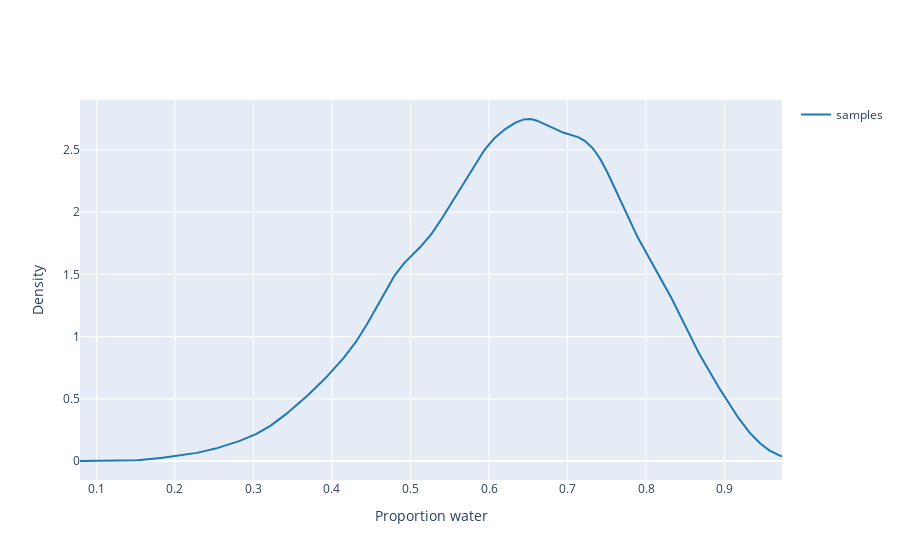

Source (notebook cell):
### Markdown cell above
#### 3.5

### Code cell
fig_sampled = ff.create_distplot(
    [samples],
    ["samples"],
    show_hist=False,
    show_rug=False
)
fig_sampled.update_layout(
    xaxis=dict(title="Proportion water"),
    yaxis=dict(title="Density")
)

### Figure 1 — Plotly figure (JSON) as saved in the notebook; plotly's stock layout.template omitted (floating-point values rounded to 4 significant figures; data arrays with more than 128 entries replaced by an {"elided": "..."} marker saying what was removed)
{"data": [{"legendgroup": "samples", "marker": {"color": "rgb(31, 119, 180)"}, "mode": "lines", "name": "samples", "showlegend": true, "type": "scatter", "x": {"elided": "500 float values"}, "xaxis": "x", "y": {"elided": "500 float values"}, "yaxis": "y"}], "layout": {"barmode": "overlay", "hovermode": "closest", "legend": {"traceorder": "reversed"}, "xaxis": {"anchor": "y2", "domain": [0, 1], "title": {"text": "Proportion water"}, "zeroline": false}, "yaxis": {"anchor": "free", "domain": [0, 1], "position": 0, "title": {"text": "Density"}}}}
